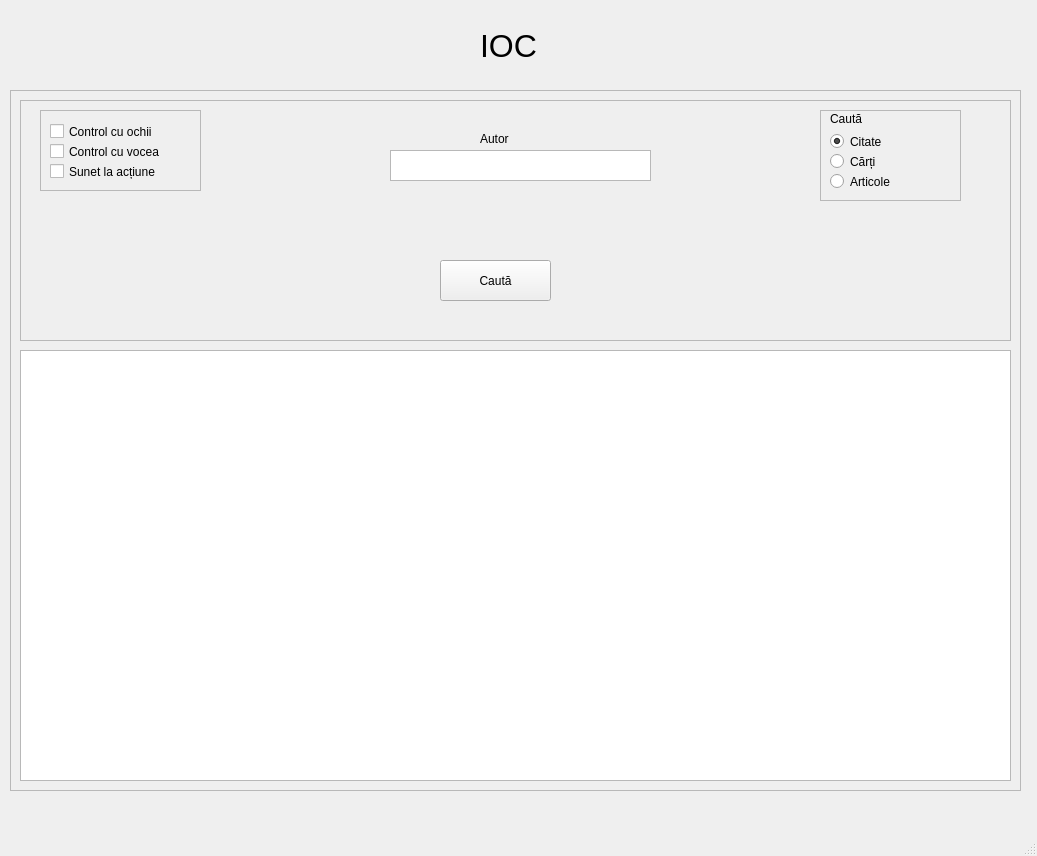
<?xml version="1.0" encoding="UTF-8"?>
<ui version="4.0">
 <class>IOC</class>
 <widget class="QMainWindow" name="IOC">
  <property name="geometry">
   <rect>
    <x>0</x>
    <y>0</y>
    <width>1037</width>
    <height>856</height>
   </rect>
  </property>
  <property name="windowTitle">
   <string>MainWindow</string>
  </property>
  <widget class="QWidget" name="centralwidget">
   <widget class="QLabel" name="titleLabel">
    <property name="geometry">
     <rect>
      <x>480</x>
      <y>30</y>
      <width>61</width>
      <height>31</height>
     </rect>
    </property>
    <property name="font">
     <font>
      <pointsize>24</pointsize>
     </font>
    </property>
    <property name="text">
     <string>IOC</string>
    </property>
   </widget>
   <widget class="QFrame" name="frame">
    <property name="geometry">
     <rect>
      <x>10</x>
      <y>90</y>
      <width>1011</width>
      <height>701</height>
     </rect>
    </property>
    <property name="frameShape">
     <enum>QFrame::StyledPanel</enum>
    </property>
    <property name="frameShadow">
     <enum>QFrame::Raised</enum>
    </property>
    <widget class="QPlainTextEdit" name="autorText">
     <property name="geometry">
      <rect>
       <x>380</x>
       <y>60</y>
       <width>261</width>
       <height>31</height>
      </rect>
     </property>
    </widget>
    <widget class="QLabel" name="authorLabel">
     <property name="geometry">
      <rect>
       <x>470</x>
       <y>40</y>
       <width>67</width>
       <height>17</height>
      </rect>
     </property>
     <property name="text">
      <string>Autor</string>
     </property>
    </widget>
    <widget class="QFrame" name="radioFrame">
     <property name="geometry">
      <rect>
       <x>810</x>
       <y>20</y>
       <width>141</width>
       <height>91</height>
      </rect>
     </property>
     <property name="frameShape">
      <enum>QFrame::StyledPanel</enum>
     </property>
     <property name="frameShadow">
      <enum>QFrame::Raised</enum>
     </property>
     <widget class="QRadioButton" name="articleRadio">
      <property name="geometry">
       <rect>
        <x>10</x>
        <y>60</y>
        <width>112</width>
        <height>23</height>
       </rect>
      </property>
      <property name="text">
       <string>Articole</string>
      </property>
     </widget>
     <widget class="QRadioButton" name="booksRadio">
      <property name="geometry">
       <rect>
        <x>10</x>
        <y>40</y>
        <width>112</width>
        <height>23</height>
       </rect>
      </property>
      <property name="text">
       <string>Cărți</string>
      </property>
     </widget>
     <widget class="QRadioButton" name="quotesRadio">
      <property name="geometry">
       <rect>
        <x>10</x>
        <y>20</y>
        <width>112</width>
        <height>23</height>
       </rect>
      </property>
      <property name="text">
       <string>Citate</string>
      </property>
      <property name="checked">
       <bool>true</bool>
      </property>
     </widget>
     <widget class="QLabel" name="searchLabel">
      <property name="geometry">
       <rect>
        <x>10</x>
        <y>0</y>
        <width>81</width>
        <height>17</height>
       </rect>
      </property>
      <property name="text">
       <string>Caută</string>
      </property>
     </widget>
    </widget>
    <widget class="QPushButton" name="searchButton">
     <property name="geometry">
      <rect>
       <x>430</x>
       <y>170</y>
       <width>111</width>
       <height>41</height>
      </rect>
     </property>
     <property name="text">
      <string>Caută</string>
     </property>
    </widget>
    <widget class="QFrame" name="frame_3">
     <property name="geometry">
      <rect>
       <x>10</x>
       <y>10</y>
       <width>991</width>
       <height>241</height>
      </rect>
     </property>
     <property name="frameShape">
      <enum>QFrame::StyledPanel</enum>
     </property>
     <property name="frameShadow">
      <enum>QFrame::Raised</enum>
     </property>
     <widget class="QFrame" name="frame_2">
      <property name="geometry">
       <rect>
        <x>20</x>
        <y>10</y>
        <width>161</width>
        <height>81</height>
       </rect>
      </property>
      <property name="frameShape">
       <enum>QFrame::StyledPanel</enum>
      </property>
      <property name="frameShadow">
       <enum>QFrame::Raised</enum>
      </property>
      <widget class="QCheckBox" name="isSpeechEnabled">
       <property name="geometry">
        <rect>
         <x>10</x>
         <y>50</y>
         <width>141</width>
         <height>23</height>
        </rect>
       </property>
       <property name="text">
        <string>Sunet la acțiune</string>
       </property>
       <property name="checked">
        <bool>false</bool>
       </property>
      </widget>
      <widget class="QCheckBox" name="isVoiceControlEnabled">
       <property name="enabled">
        <bool>true</bool>
       </property>
       <property name="geometry">
        <rect>
         <x>10</x>
         <y>30</y>
         <width>141</width>
         <height>23</height>
        </rect>
       </property>
       <property name="text">
        <string>Control cu vocea</string>
       </property>
       <property name="checked">
        <bool>false</bool>
       </property>
       <property name="autoRepeat">
        <bool>false</bool>
       </property>
      </widget>
      <widget class="QCheckBox" name="isEyeControlEnabled">
       <property name="geometry">
        <rect>
         <x>10</x>
         <y>10</y>
         <width>141</width>
         <height>23</height>
        </rect>
       </property>
       <property name="text">
        <string>Control cu ochii</string>
       </property>
      </widget>
     </widget>
    </widget>
    <widget class="QTableWidget" name="tableWidget">
     <property name="geometry">
      <rect>
       <x>10</x>
       <y>260</y>
       <width>991</width>
       <height>431</height>
      </rect>
     </property>
    </widget>
    <zorder>frame_3</zorder>
    <zorder>radioFrame</zorder>
    <zorder>autorText</zorder>
    <zorder>authorLabel</zorder>
    <zorder>searchButton</zorder>
    <zorder>tableWidget</zorder>
   </widget>
  </widget>
  <widget class="QStatusBar" name="statusbar"/>
 </widget>
 <resources/>
 <connections/>
</ui>
